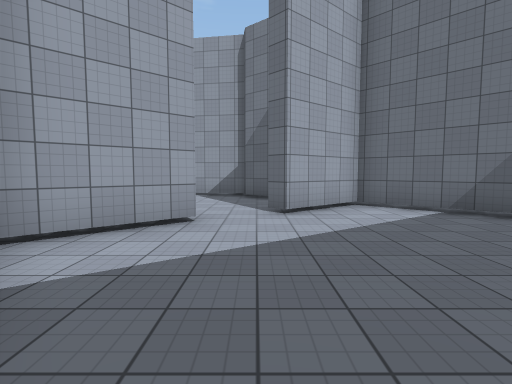
view 1 (above)

23 first-person views from a walk through a scene from a Unity 3-D project. The camera is 1.5 m above the floor, tilts 4° down and sees 85° across. The floor is counted in squares, 2 m on a side. Each view is taken from the middle of a square. On the plan, view 1 faces up. The plan holds only what a view shows up to about 10 squares ahead; the rest is blank. The place goes on beyond the plan. The player is left out. Surface patterns are stand-ins for the level's own textures.

view 2
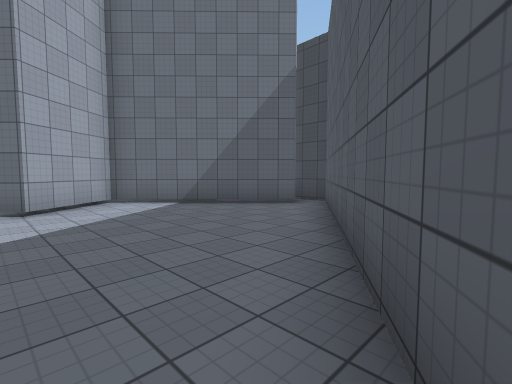

view 3
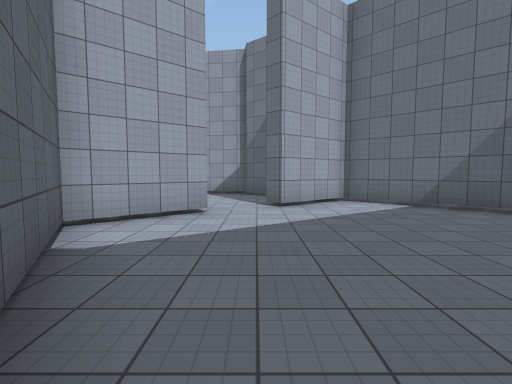

view 4
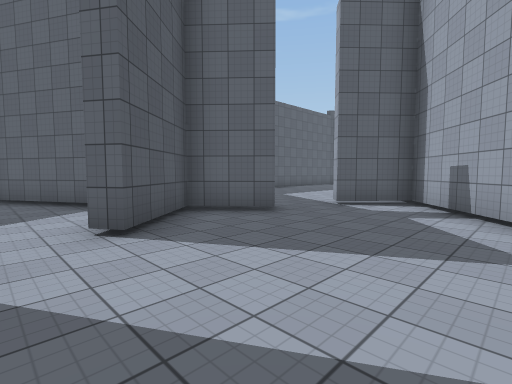

view 5
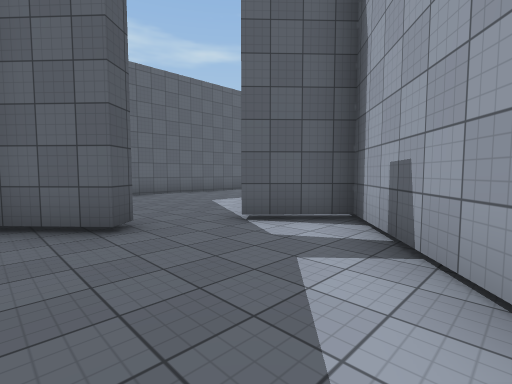

view 6
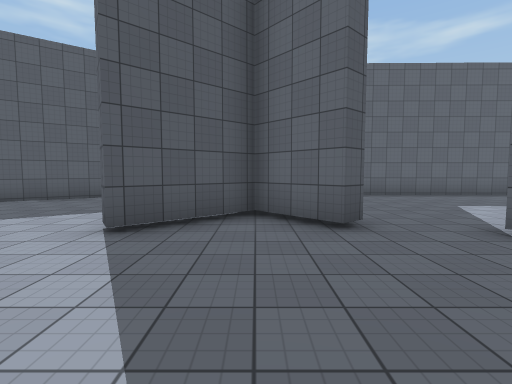

view 7
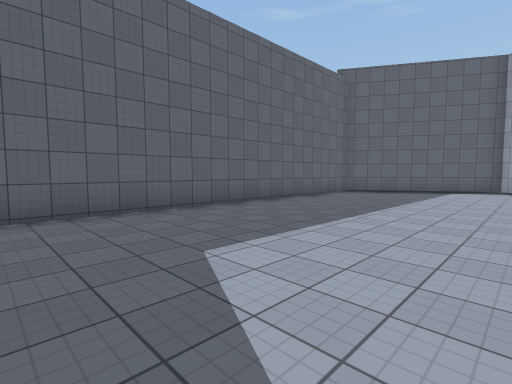

view 8
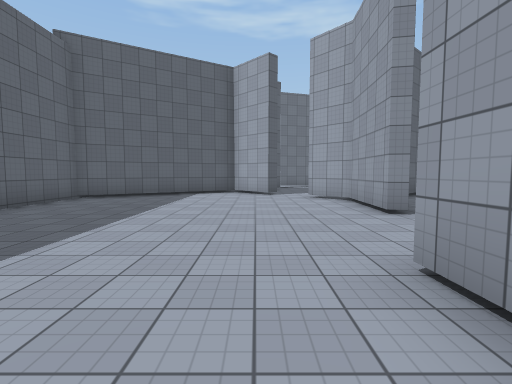

view 9
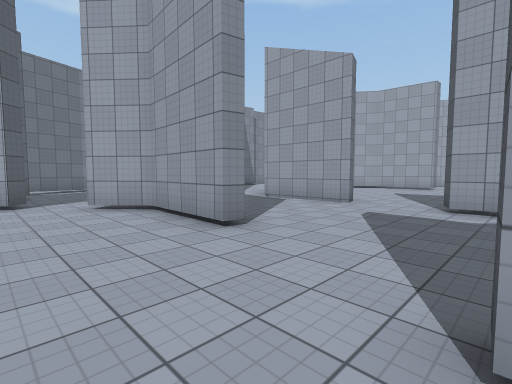

view 10
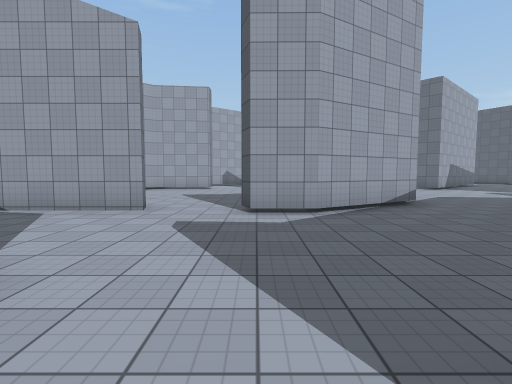

view 11
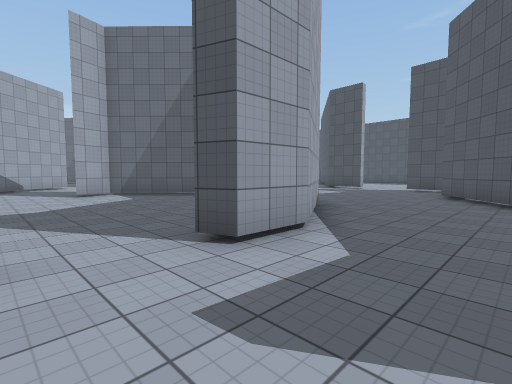

view 12
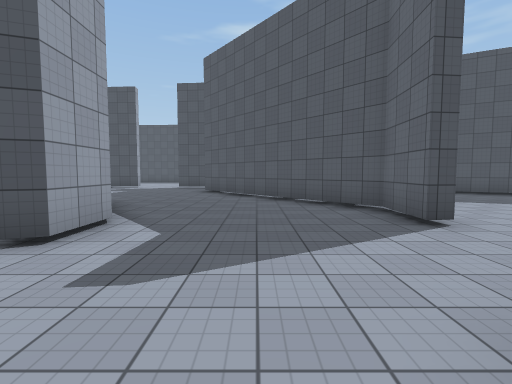

view 13
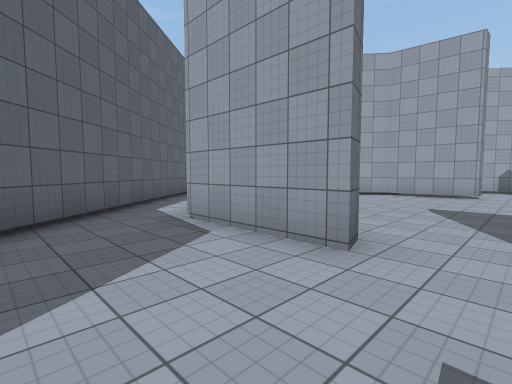

view 14
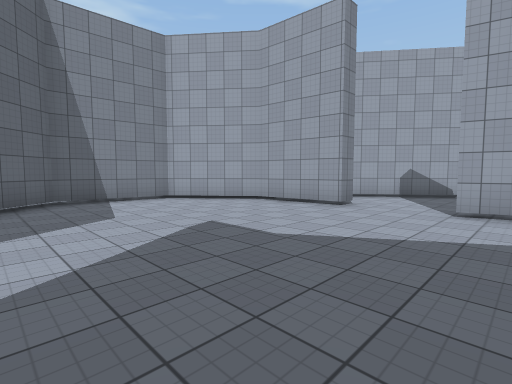

view 15
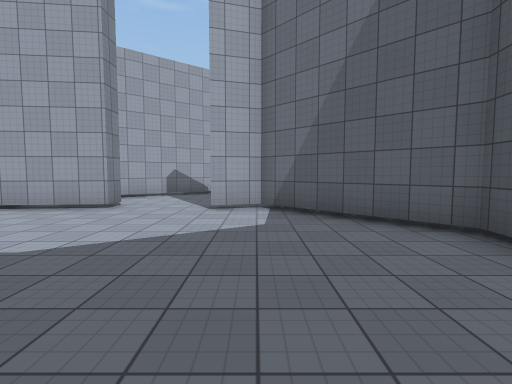

view 16
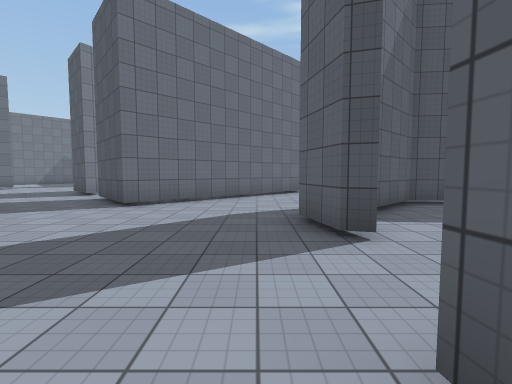

view 17
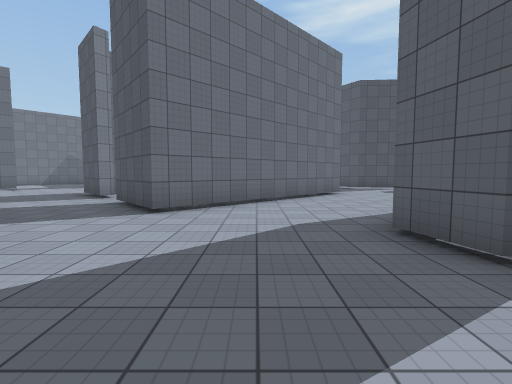

view 18
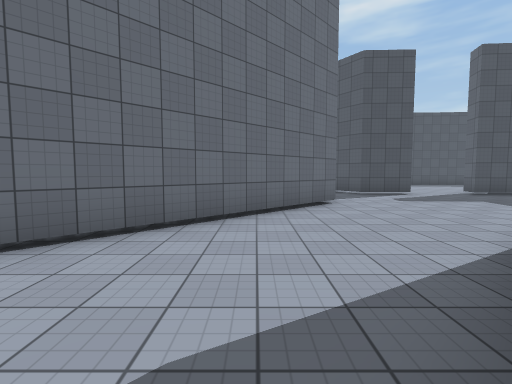

view 19
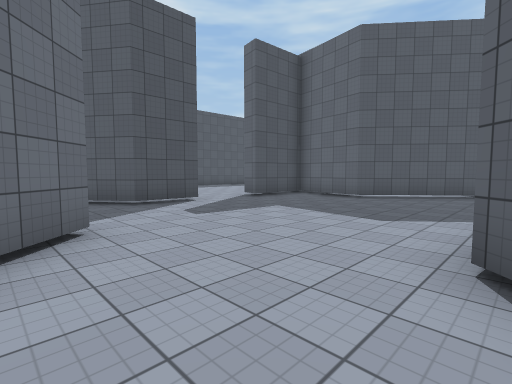

view 20
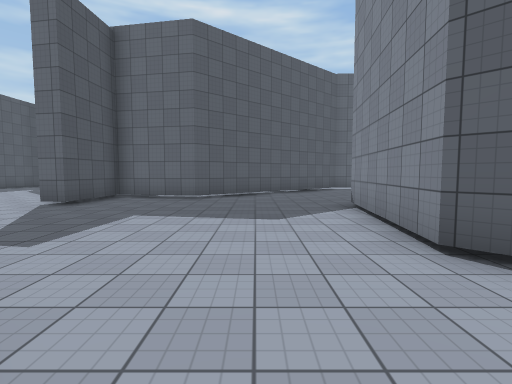

view 21
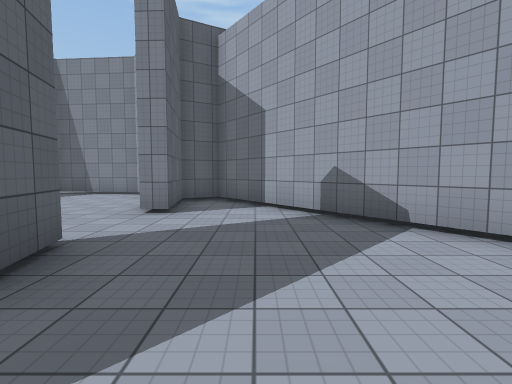

view 22
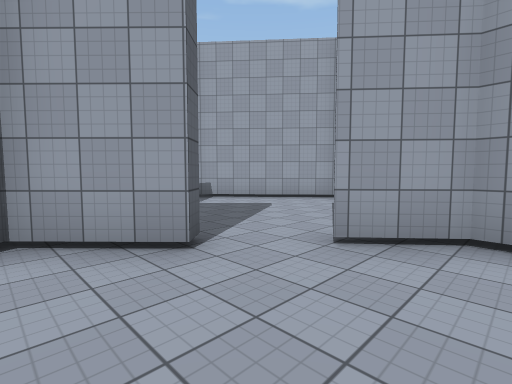

view 23
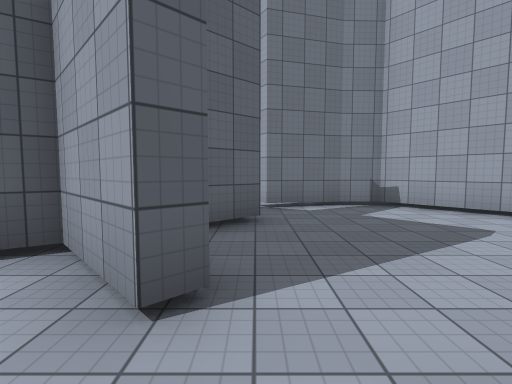

### Floor plan
Ten units are one square. View 1 is at (0, 0); x grows to the right and y downward. Boxes are objects, and circles mark ways between rooms. Rooms are numbered by the first view taken in them; rooms with no view inside come last. Other rooms are left out.
<svg viewBox="-229 -245 299 263">
<path fill="none" stroke="#000" d="M6 10 64 -29 65 -39M-9 -42 -26 -28 -4 13M56 -32 23 -64 6 -50M-3 -89 -21 -92M4 -79 -4 -86M-49 -80 -73 -60 -60 -47M6 -50 2 -53M-42 -44 -30 -31 -12 -47 -9 -42M-93 -52 -101 -52 -101 -56M-129 -68 -130 -64 -154 -65 -165 -55M-60 -47 -63 -44M-49 5 -42 -10M-46 -40 -42 -44M-173 -44 -186 -32 -160 12 -61 13M-132 -105 -161 -105M-101 -56 -86 -55 -47 -88M-72 -117 -98 -102 -111 -102 -113 -108M-196 -120 -162 -81M-71 -158 -67 -154M-74 -144 -73 -153 -99 -179 -109 -177 -108 -180 -95 -183M-108 -228 -157 -190 -152 -181 -131 -184 -131 -179 -155 -176 -176 -159 -178 -132 -169 -123M-134 -110 -132 -105M-41 -181 -79 -219 -68 -229M-5 -137 -4 -154M-31 -170 -41 -181M-67 -154 -72 -117M-47 -88 -32 -100 -8 -95 -7 -117M-204 -51 -197 -43M-176 -47 -173 -44M-224 -70 -219 -52M-192 -106 -224 -79 -224 -68"/>
<circle cx="0" cy="-45" r="3" fill="#2a7"/>
<circle cx="-50" cy="-50" r="3" fill="#2a7"/>
<circle cx="-115" cy="-65" r="3" fill="#2a7"/>
<circle cx="-170" cy="-45" r="3" fill="#2a7"/>
<circle cx="-125" cy="-110" r="3" fill="#2a7"/>
<circle cx="-55" cy="-105" r="3" fill="#2a7"/>
<circle cx="-57" cy="-170" r="3" fill="#2a7"/>
<text x="20" y="-20">1</text>
<text x="-20" y="-70">2</text>
<text x="-110" y="-20">3</text>
<text x="-110" y="-90">4</text>
<text x="-110" y="-170">5</text>
<text x="-30" y="-140">6</text>
<text x="-190" y="-70">7</text>
</svg>
Room 1 opens to room 2. Room 2 opens to room 3. Room 3 opens to room 4. Room 3 opens to room 7. Room 4 opens to room 5. Room 4 opens to room 6. Room 5 opens to room 6.

Where each view was taken, in squares from view 1:
view 1: 0 up, 0 right, facing up
view 2: 1 down, 0 right, facing up-right
view 3: 1 down, 0 right, facing up
view 4: 8 up, 0 right, facing down-left
view 5: 8 up, 3 left, facing down-left
view 6: 8 up, 3 left, facing down
view 7: 4 up, 6 left, facing down-left
view 8: 4 up, 8 left, facing left
view 9: 4 up, 10 left, facing up-left
view 10: 5 up, 11 left, facing up
view 11: 8 up, 13 left, facing up-right
view 12: 8 up, 14 left, facing right
view 13: 8 up, 12 left, facing up-left
view 14: 12 up, 10 left, facing up-left
view 15: 12 up, 10 left, facing up
view 16: 19 up, 14 left, facing right
view 17: 20 up, 13 left, facing right
view 18: 19 up, 10 left, facing right
view 19: 18 up, 7 left, facing down-right
view 20: 18 up, 5 left, facing down
view 21: 20 up, 8 left, facing left
view 22: 3 up, 15 left, facing up-left
view 23: 5 up, 16 left, facing left
